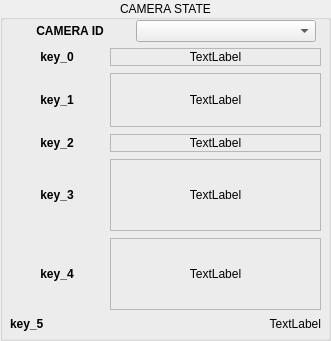
   <widget class="QGroupBox" name="cameraState">
    <property name="geometry">
     <rect>
      <x>10</x>
      <y>310</y>
      <width>331</width>
      <height>341</height>
     </rect>
    </property>
    <property name="title">
     <string>CAMERA STATE</string>
    </property>
    <property name="alignment">
     <set>Qt::AlignCenter</set>
    </property>
    <widget class="QWidget" name="layoutWidget">
     <property name="geometry">
      <rect>
       <x>10</x>
       <y>20</y>
       <width>311</width>
       <height>311</height>
      </rect>
     </property>
     <layout class="QVBoxLayout" name="verticalLayout_8" stretch="1,13">
      <item>
       <layout class="QHBoxLayout" name="horizontalLayout_3" stretch="2,3">
        <property name="topMargin">
         <number>0</number>
        </property>
        <property name="rightMargin">
         <number>5</number>
        </property>
        <item>
         <widget class="QLabel" name="camHeader">
          <property name="text">
           <string>&lt;html&gt;&lt;head/&gt;&lt;body&gt;&lt;p&gt;&lt;span style=&quot; font-weight:600;&quot;&gt;CAMERA ID&lt;/span&gt;&lt;/p&gt;&lt;/body&gt;&lt;/html&gt;</string>
          </property>
          <property name="alignment">
           <set>Qt::AlignCenter</set>
          </property>
         </widget>
        </item>
        <item>
         <widget class="QComboBox" name="camBox">
          <property name="baseSize">
           <size>
            <width>0</width>
            <height>0</height>
           </size>
          </property>
         </widget>
        </item>
       </layout>
      </item>
      <item>
       <layout class="QHBoxLayout" name="horizontalLayout_4" stretch="4,9">
        <item>
         <layout class="QVBoxLayout" name="verticalLayout_7" stretch="1,3,1,4,4,0">
          <item>
           <widget class="QLabel" name="key_0">
            <property name="font">
             <font>
              <weight>75</weight>
              <bold>true</bold>
             </font>
            </property>
            <property name="text">
             <string>key_0</string>
            </property>
            <property name="alignment">
             <set>Qt::AlignCenter</set>
            </property>
           </widget>
          </item>
          <item>
           <widget class="QLabel" name="key_1">
            <property name="font">
             <font>
              <weight>75</weight>
              <bold>true</bold>
             </font>
            </property>
            <property name="text">
             <string>key_1</string>
            </property>
            <property name="alignment">
             <set>Qt::AlignCenter</set>
            </property>
           </widget>
          </item>
          <item>
           <widget class="QLabel" name="key_2">
            <property name="font">
             <font>
              <weight>75</weight>
              <bold>true</bold>
             </font>
            </property>
            <property name="text">
             <string>key_2</string>
            </property>
            <property name="alignment">
             <set>Qt::AlignCenter</set>
            </property>
           </widget>
          </item>
          <item>
           <widget class="QLabel" name="key_3">
            <property name="font">
             <font>
              <weight>75</weight>
              <bold>true</bold>
             </font>
            </property>
            <property name="text">
             <string>key_3</string>
            </property>
            <property name="alignment">
             <set>Qt::AlignCenter</set>
            </property>
           </widget>
          </item>
          <item>
           <widget class="QLabel" name="key_4">
            <property name="font">
             <font>
              <weight>75</weight>
              <bold>true</bold>
             </font>
            </property>
            <property name="text">
             <string>key_4</string>
            </property>
            <property name="alignment">
             <set>Qt::AlignCenter</set>
            </property>
           </widget>
          </item>
          <item>
           <widget class="QLabel" name="key_5">
            <property name="font">
             <font>
              <weight>75</weight>
              <bold>true</bold>
             </font>
            </property>
            <property name="text">
             <string>key_5</string>
            </property>
           </widget>
          </item>
         </layout>
        </item>
        <item>
         <layout class="QVBoxLayout" name="verticalLayout_6" stretch="1,3,1,4,4,0">
          <property name="spacing">
           <number>7</number>
          </property>
          <property name="bottomMargin">
           <number>0</number>
          </property>
          <item>
           <widget class="QLabel" name="cam_0">
            <property name="frameShape">
             <enum>QFrame::StyledPanel</enum>
            </property>
            <property name="text">
             <string>TextLabel</string>
            </property>
            <property name="alignment">
             <set>Qt::AlignCenter</set>
            </property>
           </widget>
          </item>
          <item>
           <widget class="QLabel" name="cam_1">
            <property name="frameShape">
             <enum>QFrame::StyledPanel</enum>
            </property>
            <property name="text">
             <string>TextLabel</string>
            </property>
            <property name="alignment">
             <set>Qt::AlignCenter</set>
            </property>
           </widget>
          </item>
          <item>
           <widget class="QLabel" name="cam_2">
            <property name="frameShape">
             <enum>QFrame::StyledPanel</enum>
            </property>
            <property name="text">
             <string>TextLabel</string>
            </property>
            <property name="alignment">
             <set>Qt::AlignCenter</set>
            </property>
           </widget>
          </item>
          <item>
           <widget class="QLabel" name="cam_3">
            <property name="frameShape">
             <enum>QFrame::StyledPanel</enum>
            </property>
            <property name="text">
             <string>TextLabel</string>
            </property>
            <property name="alignment">
             <set>Qt::AlignCenter</set>
            </property>
           </widget>
          </item>
          <item>
           <widget class="QLabel" name="cam_4">
            <property name="frameShape">
             <enum>QFrame::StyledPanel</enum>
            </property>
            <property name="text">
             <string>TextLabel</string>
            </property>
            <property name="alignment">
             <set>Qt::AlignCenter</set>
            </property>
           </widget>
          </item>
          <item>
           <widget class="QLabel" name="cam_5">
            <property name="text">
             <string>TextLabel</string>
            </property>
            <property name="alignment">
             <set>Qt::AlignRight|Qt::AlignTrailing|Qt::AlignVCenter</set>
            </property>
           </widget>
          </item>
         </layout>
        </item>
       </layout>
      </item>
     </layout>
    </widget>
   </widget>
